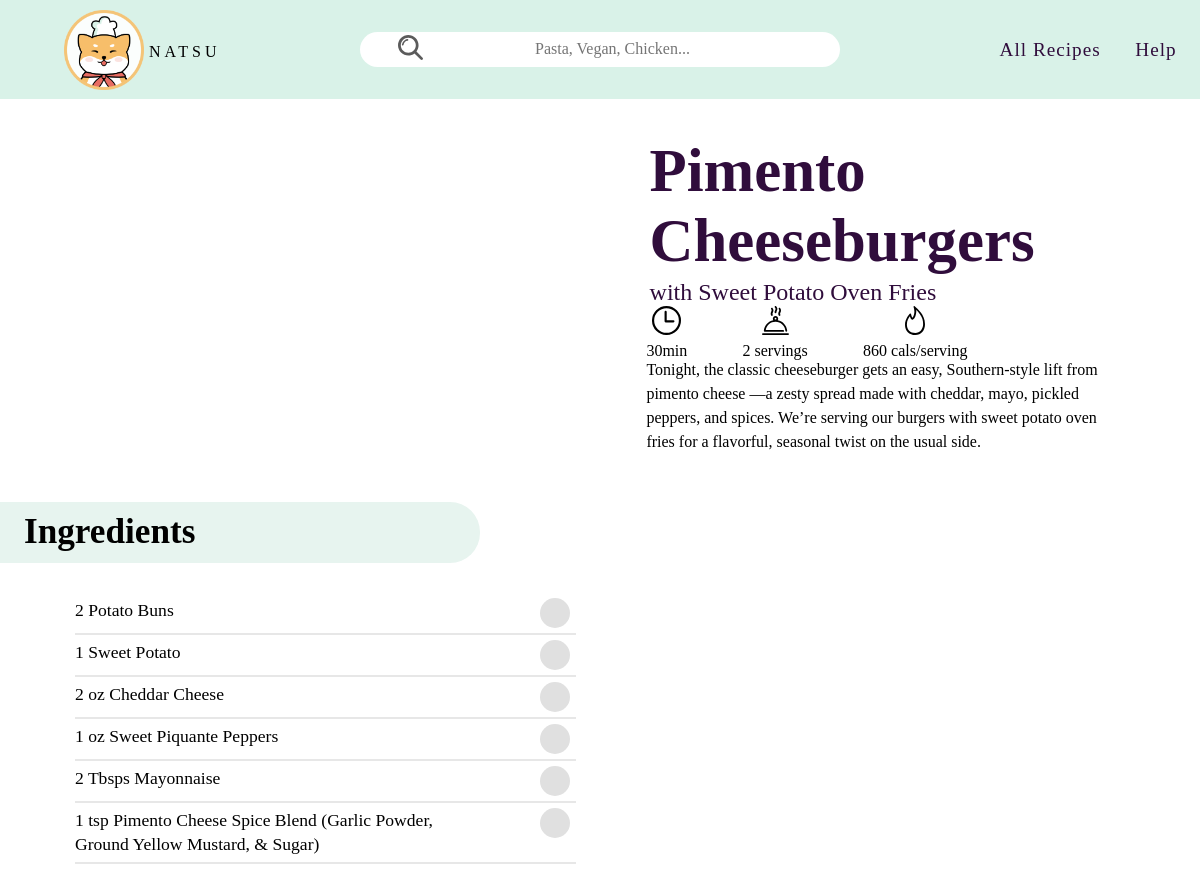
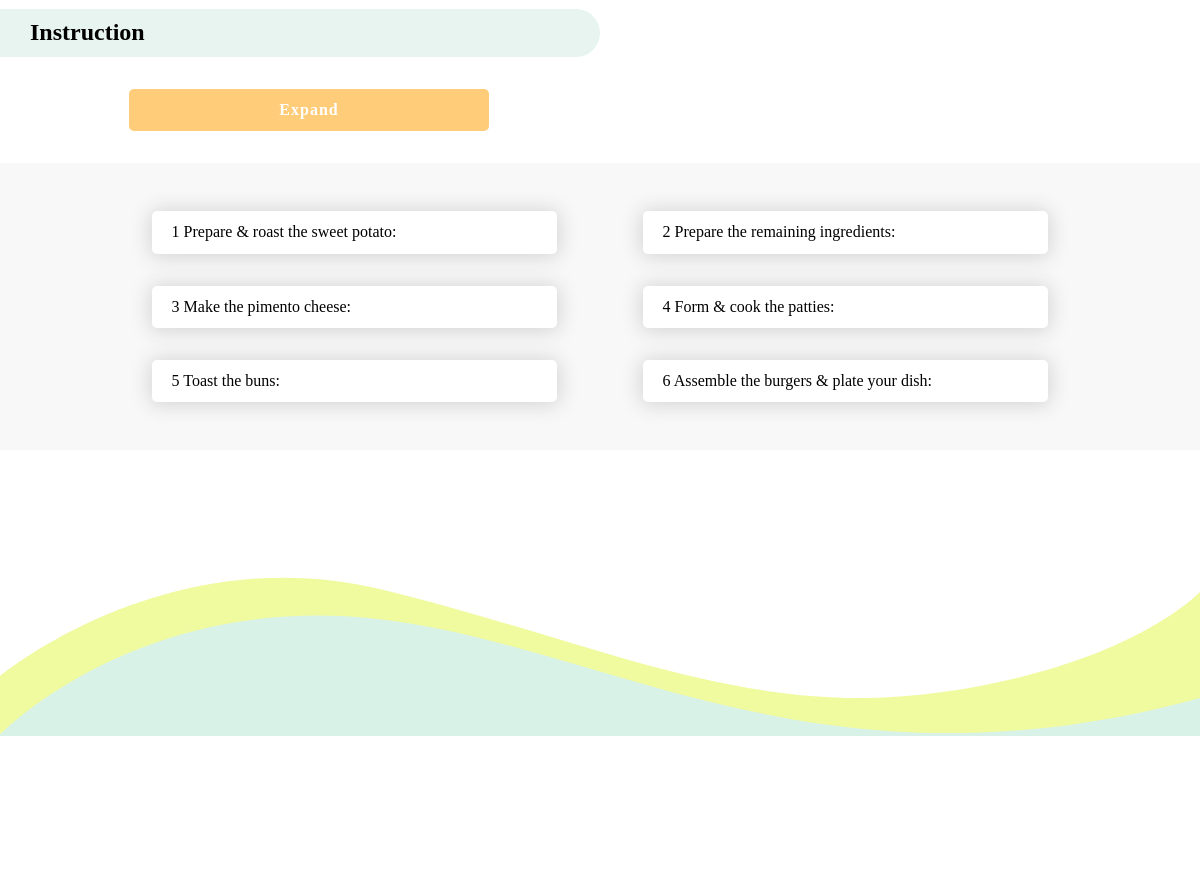
/random_recipe.php, run on the app's committed database (2 pictures, top to bottom).
### tables this page shows
CREATE TABLE `recipes` (
  `id` int(11) NOT NULL,
  `tle` varchar(42) DEFAULT NULL,
  `subtitle` varchar(47) DEFAULT NULL,
  `description` varchar(416) DEFAULT NULL,
  `type` varchar(28) DEFAULT NULL,
  `cook_time` varchar(6) DEFAULT NULL,
  `servings` varchar(10) DEFAULT NULL,
  `cal` varchar(8) DEFAULT NULL,
  `cal_per_serving` varchar(16) DEFAULT NULL,
  `rounded_img` varchar(65) DEFAULT NULL,
  `main_img` varchar(60) DEFAULT NULL,
  `ingredients_img` varchar(33) DEFAULT NULL,
  `step_imgs` varchar(461) DEFAULT NULL,
  `all_ingredients` varchar(412) DEFAULT NULL,
  `step_title_1` varchar(52) DEFAULT NULL,
  `step_desc_1` varchar(898) DEFAULT NULL,
  `step_title_2` varchar(53) DEFAULT NULL,
  `step_desc_2` varchar(896) DEFAULT NULL,
  `step_title_3` varchar(43) DEFAULT NULL,
  `step_desc_3` varchar(745) DEFAULT NULL,
  `step_title_4` varchar(46) DEFAULT NULL,
  `step_desc_4` varchar(739) DEFAULT NULL,
  `step_title_5` varchar(47) DEFAULT NULL,
  `step_desc_5` varchar(869) DEFAULT NULL,
  `step_title_6` varchar(44) DEFAULT NULL,
  `step_desc_6` varchar(593) DEFAULT NULL
);

### random_recipe.php (the view, shortened to what this page needs)
<?php
include "includes/database.php";
$id = rand  (1, 40);
 $query = "SELECT * FROM recipes WHERE `id` LIKE '$id'";
 $result = mysqli_query($connection, $query);
 ?>
<!DOCTYPE html>
<html lang="en">
<head>
    <link rel="stylesheet" href="hamburgers-master/dist/hamburgers2.css">
    <link rel="stylesheet" href="recipe.css">
    <link rel="stylesheet" href="main.css">
    <link rel="stylesheet" href="checkbox.css">
</head>
<body>
<?php include "includes/_header.php";?>
<?php while ($row = mysqli_fetch_assoc($result)) {
?>
    <div class="afterheader">
        <div class="side">
            <div class="headerimg">
            </div>
            <div class="header" >
                <div id="title"><p><b><?php echo $row['tle'];?></b></p></div>
                <div id="subtitle"><p><?php echo $row['subtitle'];?></p></div>
            </div>
            <div class="icons">
                <div><img src="images/icons/time.svg" alt=""><p><?php echo $row['cook_time'];?></p></div>
                <div><img src="images/icons/serve.svg" alt=""><p><?php echo $row['servings'];?></p></div>
                <div><img src="images/icons/calories.svg" alt=""><p><?php echo $row['cal_per_serving'];?></p></div>
            </div>
            <div class="description">
                <p>
                <?php echo $row['description'];?>
                </p>
            </div>
        </div>
        <div class="ingredient">
            <h1>Ingredients</h1>
        </div>
    <div class="side2">
        <div class="ing-pic"><img src="IDM232-assets/ingredients_img/<?php echo $row['ingredients_img']; ?>" alt=""></div>
        <div class="ingredient-info">
                <div class="item">
                    <?php
                        $ingredStr = $row['all_ingredients'];
                        $ingredArray = explode("*", $ingredStr);
                        for ($lp=0; $lp<count($ingredArray); $lp++){
                            $oneIngred = $ingredArray[$lp];
                    ?>
                    <div class="inline">
                        <p id="food"><?php echo $oneIngred;?></p>
                        <div class="box1">
                        <div id="app">
                            <div class="card">
                            <ul id="list">
                                <li class="item">
                                <div class="custom-checkbox">
                                    <svg viewBox="0 0 35.6 35.6">
                                    <circle class="background" cx="17.8" cy="17.8" r="17.8"></circle>
                                    <circle class="stroke" cx="17.8" cy="17.8" r="14.37"></circle>
                                    <polyline class="check" points="11.78 18.12 15.55 22.23 25.17 12.87"></polyline>
                                    </svg>
                                </div>
                                </li>
                            </ul>
                            </div>
                        </div>
                    </div>
                </div>
                <hr>
                <?php } ?>
            </div>
    </div>
                        </div>
        <div class="instruction">
            <h1>Instruction</h1>
        </div>
        <div id="exp-col">
            <button id="exp">
                <p><b>Expand</b></p>
            </button>
        </div>
        <div class="steps">
            <div class="step one">
                <p><?php echo $row['step_title_1'];?></p>
            </div>
            <div class="step two">
                <p><?php echo $row['step_title_2'];?></p>
            </div>
            <div class="step three">
                <p><?php echo $row['step_title_3'];?></p>
            </div>
            <div class="step four">
                <p><?php echo $row['step_title_4'];?></p>
            </div>
            <div class="step five">
                <p><?php echo $row['step_title_5'];?></p>
            </div>
            <div class="step six">
                <p><?php echo $row['step_title_6'];?></p>
            </div>
        </div>
        <?php } ?>
<?php include "includes/_footer.php";?>
</body>
</html>

### includes/_header.php (shortened to what this page needs)
<div class="main-bg">
    <div class="searchbar">
        <form action="searchresults.php" method="post">
            <button type="submit" name="submit" value="Submit"><img src="images/search_icon.svg" alt=""></button>
            <input type="text" placeholder="Pasta, Vegan, Chicken..." name="search" value="">
        </form>
    </div>
    <div class="natsulogo">
        <a href="index.php"><img src="images/natsu_logo.png" alt="Natsu"></a>
        <p>NATSU</p>
    </div>
</div>
<div class="desktop-nav different">
        <a href="searchresults.php" class="line">All Recipes</a>
        <a href="FAQ.php" class="line">Help</a>
</div>

### includes/_footer.php
<footer class="footer">
        <picture class='footer_pic'>
            <source media="(min-width: 62.5em)" srcset="images/footer/desktop_footer.svg">
            <source media="(min-width: 37.5em)" srcset="images/footer/tablet_footer.svg">
            <img src="images/footer/mobile_footer.svg" alt="footer">
        </picture>
        <div class="text">
        <p>&copy 2020 | Dolma Yangchen Sherpa</p>
        </div>
</footer>

### main.css (style rules this page uses)
input, button, submit { border:none; padding: 0; background: none }
html { font-family: quicksand; overflow-x: hidden; }
body { overflow-x: hidden; }
* { box-sizing: border-box; margin: 0; }
input { width: 80%; text-align: center; }
.footer { margin-top: 17em; position: relative; margin-bottom: 0; }
.footer img { width: 100%; }
.text { text-align: center; position: absolute; z-index: 3; top: 90%; left: 50%; transform: translate(-50%, -50%); }
@media (min-width:37.5em) { .footer { margin-top: 7em; } }

### checkbox.css (style rules this page uses)
#app { margin: 0; }
ul { list-style-type: none; margin:0; padding: 0; }
.custom-checkbox { position: relative; width: 30px; height: 30px; }

### hamburger-style.css (style rules this page uses)
.natsulogo { display: none; }
.desktop-nav { display: none; }
.main-bg { width: 100%; background-color: #D9F2E8; padding-top: 4.4em; padding-bottom: 5em; position: absolute; z-index: 0; top: 0; }
.searchbar { margin: 20px; margin-bottom: 25px; background-color: white; border-radius: 6px; padding: 3px; }
.searchbar form { display: flex; align-content: center; justify-content: center; }
.searchbar img { width: 25px; }
@media (min-width: 37.5em) { .main-bg { width: 100%; background-color: #D9F2E8; padding: 2em 0; position: absolute; z-index: 0; top: 0; } }
@media (min-width: 37.5em) { .searchbar { width: 40%; max-width: 800px; margin: 0 auto; border-radius: 20px; } }
@media (min-width: 37.5em) { .natsulogo { display: block; display: flex; align-items: center; position: absolute; top: 1em; margin-left: 2em; } }
@media (min-width: 37.5em) { .natsulogo img { width: 70px; } }
@media (min-width: 37.5em) { .natsulogo p { margin-left: 5px; letter-spacing: 4px; } }
@media (min-width: 37.5em) { .desktop-nav { display: block; position: absolute; z-index: 10; top: 0; right: 0; margin: 2.4em 0.5em; text-align: center; } }
@media (min-width: 37.5em) { .desktop-nav a { text-align: center; font-size: 1.1em; text-decoration: none; color: #300D3C; font-weight:100; letter-spacing: 1px; margin: 0 0.2em; padding: 0.5em 0.15em; transition: all ease 0.5s; border-radius: 40px; } }
@media (min-width: 62.5em) { .natsulogo { top: 0.6em; margin-left: 4em; } }
@media (min-width: 62.5em) { .natsulogo img { width: 80px; } }
@media (min-width: 62.5em) { .desktop-nav a { font-size: 1.2em; margin: 0 0.3em; padding: 0.5em 0.5em; } }

### data on the page
recipes: tle "Pimento Cheeseburgers", subtitle "with Sweet Potato Oven Fries", cook_time "30min", servings "2 servings", cal_per_serving "860 cals/serving", description "Tonight, the classic cheeseburger gets an easy, Southern-style lift from pimento cheese —a zesty spread made with cheddar, mayo, pickled peppers, and spices. Weʼre serving our burgers with sweet potato oven fries for a flavorful, seasonal twist on the usual side.", all_ingredients "2 Potato Buns", all_ingredients "1 Sweet Potato", all_ingredients "2 oz Cheddar Cheese", all_ingredients "1 oz Sweet Piquante Peppers", all_ingredients "2 Tbsps Mayonnaise", all_ingredients "1 tsp Pimento Cheese Spice Blend (Garlic Powder, Ground Yellow Mustard, & Sugar)", step_title_1 "1 Prepare & roast the sweet potato:", step_title_2 "2 Prepare the remaining ingredients:", step_title_3 "3 Make the pimento cheese:", step_title_4 "4 Form & cook the patties:", step_title_5 "5 Toast the buns:", step_title_6 "6 Assemble the burgers & plate your dish:"
